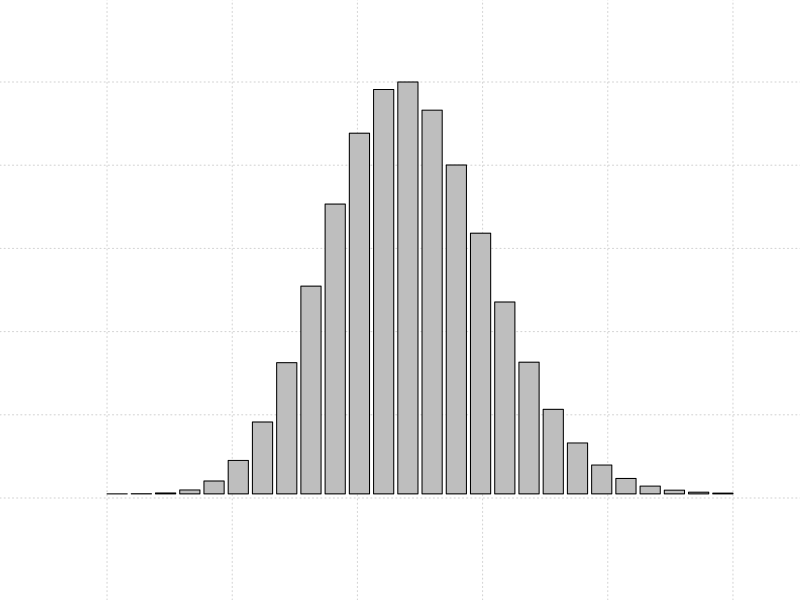

Recreate this plot in R. (Note: this script raises an error after producing the figure.)
#!/usr/bin/env Rscript

x <- dbinom(0:25, 121, 0.1)

pdf("plotr.pdf")
barplot(x, names.arg=0:30, panel.first=grid(), xlab="Number of Successes", ylab="Probability", main="Binomial Distribution (n = 121, p = 0.1)")
dev.off()
